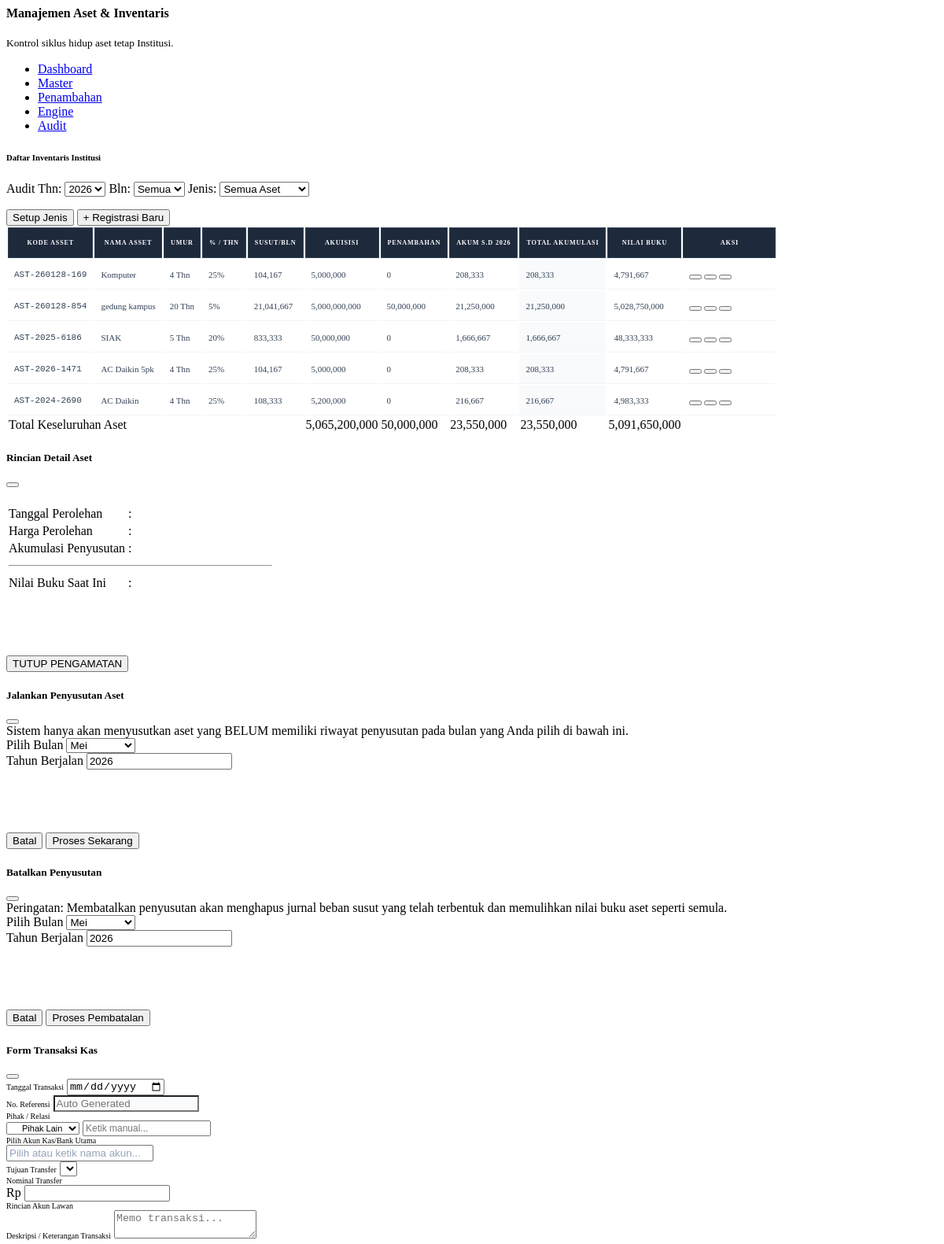
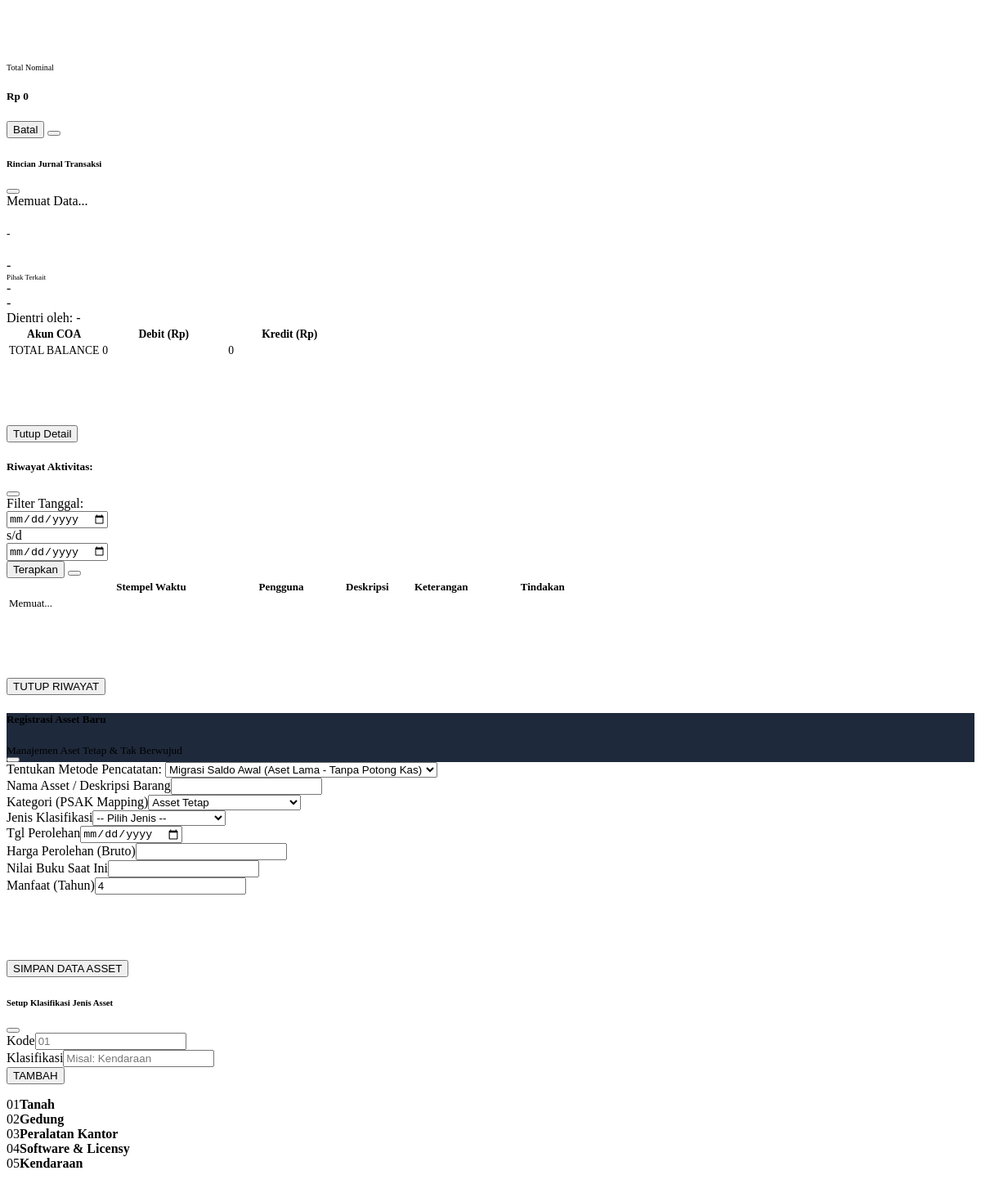
The app's page /asset_management.php?page=aset_manajemen&tab=master with its own data (2 pictures, top to bottom).
### tables this page shows
CREATE TABLE `assets` (
  `id` int(11) NOT NULL AUTO_INCREMENT,
  `category_id` int(11) DEFAULT NULL,
  `type_id` int(11) DEFAULT NULL,
  `asset_code` varchar(50) NOT NULL,
  `asset_name` varchar(200) NOT NULL,
  `purchase_date` date NOT NULL,
  `purchase_value` double DEFAULT 0,
  `residual_value` double DEFAULT 0,
  `useful_life` int(11) DEFAULT NULL COMMENT 'Bulan',
  `last_depr_date` date DEFAULT NULL,
  `current_book_value` double DEFAULT 0,
  `location` varchar(100) DEFAULT NULL,
  `pic_name` varchar(100) DEFAULT NULL COMMENT 'Penanggung Jawab',
  `status` enum('Aktif','Nonaktif','Dijual','Dihapuskan') DEFAULT 'Aktif',
  `campus_id` int(11) DEFAULT 1,
  `created_at` timestamp NOT NULL DEFAULT current_timestamp(),
  `purchase_mode` varchar(50) DEFAULT 'beli',
  PRIMARY KEY (`id`),
  UNIQUE KEY `asset_code` (`asset_code`),
  KEY `category_id` (`category_id`),
  CONSTRAINT `assets_ibfk_1` FOREIGN KEY (`category_id`) REFERENCES `asset_categories` (`id`) ON DELETE SET NULL
);

CREATE TABLE `asset_types` (
  `id` int(11) NOT NULL AUTO_INCREMENT,
  `type_code` varchar(10) DEFAULT NULL,
  `category_id` int(11) DEFAULT NULL,
  `type_name` varchar(100) NOT NULL,
  `created_at` timestamp NOT NULL DEFAULT current_timestamp(),
  PRIMARY KEY (`id`)
);

### asset_management.php (the view, shortened to what the rows shown need)
<?php
$active_tab = $_GET['tab'] ?? 'dashboard';
$cur_month = (int)date('m'); $cur_year = (int)date('Y');
$f_year_master = (int)($_GET['f_year_master'] ?? $cur_year);
$f_month_master = $_GET['f_month_master'] ?? '';
try {
    $conn->query("DELETE FROM asset_improvements WHERE journal_id IN (SELECT id FROM syifa_jurnal WHERE no_jurnal LIKE 'DEP-%')");
    $conn->query("DELETE FROM asset_improvements WHERE keterangan LIKE '%Penyusutan%'");
    $untracked = $conn->query("
        SELECT jd.aset_id, jd.debit, j.keterangan, j.tgl_jurnal, j.id as jid, j.no_jurnal
        FROM syifa_jurnal_detail jd
        JOIN syifa_jurnal j ON jd.jurnal_id = j.id
        WHERE jd.aset_id IS NOT NULL AND jd.aset_id > 0 AND jd.debit > 0
        AND j.no_jurnal NOT LIKE 'DEP-%'
        AND j.jenis_jurnal != 'migrasi_aset'
        AND NOT EXISTS (SELECT 1 FROM asset_improvements ai WHERE ai.journal_id = j.id)
    ");
    if ($untracked && $untracked->num_rows > 0) {
        while ($row = $untracked->fetch_assoc()) {
            $aid = (int)$row['aset_id']; $amt = (double)$row['debit'];
            $tgl = $row['tgl_jurnal']; $ket = $conn->real_escape_string($row['keterangan'] ?: 'Pembelian via: ' . $row['no_jurnal']);
            $jid = (int)$row['jid'];
            $cek_awal = $conn->query("SELECT id FROM assets WHERE id=$aid AND purchase_value=$amt AND purchase_date='$tgl'");
            if ($cek_awal && $cek_awal->num_rows == 0) {
                $conn->query("INSERT INTO asset_improvements (asset_id, tanggal, jenis_penambahan, nilai_penambahan, keterangan, journal_id) VALUES ($aid, '$tgl', 'Penambahan Kas', $amt, '$ket', $jid)");
            } else {
                $conn->query("INSERT INTO asset_improvements (asset_id, tanggal, jenis_penambahan, nilai_penambahan, keterangan, journal_id) VALUES ($aid, '$tgl', 'Perolehan Awal', 0, 'Jurnal Perolehan Awal', $jid)");
            }
        }
    }
    $conn->query("
        UPDATE assets a SET current_book_value = (
            a.purchase_value
            + COALESCE((SELECT SUM(nilai_penambahan) FROM asset_improvements WHERE asset_id = a.id AND jenis_penambahan != 'Perolehan Awal'), 0)
            - CASE WHEN a.purchase_mode = 'saldo_awal' THEN a.residual_value ELSE 0 END
            - COALESCE((SELECT SUM(nilai_susut) FROM asset_depreciation WHERE asset_id = a.id), 0)
        ) WHERE a.status = 'Aktif'
    ");
} catch(Exception $e) {}
$stats = $conn->query("SELECT COUNT(id) as total_qty, SUM(purchase_value) as total_perolehan, SUM(current_book_value) as total_nilai_buku FROM assets WHERE status='Aktif'")->fetch_assoc();
$check_depr = $conn->query("
    SELECT COUNT(id) as jml
    FROM assets a
    WHERE a.status='Aktif' AND a.current_book_value > 0
    AND NOT EXISTS (
        SELECT 1 FROM asset_depreciation ad WHERE ad.asset_id = a.id AND ad.periode_bulan = $cur_month AND ad.periode_tahun = $cur_year
    )
")->fetch_assoc();
$nama_bulan = ["", "Januari", "Februari", "Maret", "April", "Mei", "Juni", "Juli", "Agustus", "September", "Oktober", "November", "Desember"];
$master_cats = $conn->query("SELECT * FROM asset_categories ORDER BY category_name ASC")->fetch_all(MYSQLI_ASSOC);
$master_types = $conn->query("SELECT * FROM asset_types ORDER BY type_name ASC")->fetch_all(MYSQLI_ASSOC);
?>
<div class="container-fluid py-4 animate__animated animate__fadeIn">
    <?php if($active_tab == 'dashboard'): ?>
        <div class="row g-4 mb-4 text-center">
            <div class="col-md-4"><div class="card-asset-top bg-primary shadow"><h6>TOTAL PEROLEHAN</h6><h2 class="fw-bold"><?= formatRp($stats['total_perolehan']) ?></h2><i class="fas fa-tags"></i></div></div>
            <div class="col-md-4"><div class="card-asset-top bg-success shadow"><h6>TOTAL NILAI BUKU</h6><h2 class="fw-bold"><?= formatRp($stats['total_nilai_buku']) ?></h2><i class="fas fa-book"></i></div></div>
            <div class="col-md-4"><div class="card-asset-top bg-dark shadow"><h6>ITEM AKTIF</h6><h2 class="fw-bold"><?= $stats['total_qty'] ?> Item</h2><i class="fas fa-cubes"></i></div></div>
        </div>
        <div class="row g-4 text-dark">
            <div class="col-md-8"><div class="card border-0 shadow-sm rounded-4 p-4 bg-white h-100"><h6 class="fw-bold border-bottom pb-2 mb-4">Kekayaan per Kategori (NBV)</h6><?php foreach($master_cats as $c){ $cv = $conn->query("SELECT SUM(current_book_value) as val FROM assets WHERE category_id={$c['id']} AND status='Aktif'")->fetch_assoc()['val'] ?? 0; $per = ($stats['total_nilai_buku'] > 0) ? ($cv / $stats['total_nilai_buku'] * 100) : 0; ?><div class="mb-3"><div class="d-flex justify-content-between small fw-bold mb-1"><span><?= $c['category_name'] ?></span><span class="text-primary"><?= formatRp($cv) ?></span></div><div class="progress rounded-pill" style="height: 10px; background: #f1f5f9;"><div class="progress-bar bg-primary" style="width: <?= $per ?>%"></div></div></div><?php } ?></div></div>
            <div class="col-md-4"><div class="card border-0 shadow-sm rounded-4 p-4 bg-white text-center border-top border-warning border-4 h-100"><h6 class="fw-bold text-muted small mb-3">Status Penyusutan Bulanan</h6><div class="py-4 bg-light rounded-4 mb-3 border"><h3 class="fw-bold mb-0 text-dark"><?= $nama_bulan[$cur_month] ?></h3><span class="badge bg-dark px-3 mt-1"><?= $cur_year ?></span></div><?php if($check_depr['jml'] > 0){ ?><div class="alert alert-danger border-0 small py-3 fw-bold mb-3"><?= $check_depr['jml'] ?> Aset Belum Disusutkan</div><a href="?page=aset_manajemen&tab=engine" class="btn btn-primary w-100 rounded-pill fw-bold py-3 shadow">BUKA ENGINE PENYUSUTAN</a><?php } else { ?><div class="alert alert-success border-0 small py-3 fw-bold">Penyusutan Bulan Ini Selesai</div><?php } ?></div></div>
        </div>
    <?php elseif($active_tab == 'master'): ?>
        <div class="card border-0 shadow-sm rounded-4 overflow-hidden bg-white">
            <div class="table-responsive">
                <table class="table table-hover align-middle mb-0 table-audit text-center">
                    <thead>
                        <tr>
                            <th class="ps-4 text-start">Kode Asset</th>
                            <th class="text-start">Nama Asset</th>
                            <th>Umur</th>
                            <th>% / Thn</th>
                            <th>Susut/Bln</th>
                            <th class="text-end">Akuisisi</th>
                            <th class="text-end text-primary">Penambahan</th>
                            <th class="text-end text-warning">Akum s.d <?= $f_month_master ? substr($nama_bulan[(int)$f_month_master],0,3).' ' : '' ?><?= $f_year_master ?></th>
                            <th class="text-end fw-bold">Total Akumulasi</th>
                            <th class="text-end pe-4 text-success fw-bold">Nilai Buku</th>
                            <th width="100" class="no-print pe-4 text-center">Aksi</th>
                        </tr>
                    </thead>
                    <tbody>
                    <?php
                    $filter_jenis_sql = "";
                    $month_filter_depr_periodik = $f_month_master ? "AND periode_bulan <= " . (int)$f_month_master : "";
                    $month_filter_capex = $f_month_master ? sprintf("%02d", (int)$f_month_master) : "12";
                    $limit_month = $f_month_master ? (int)$f_month_master : 12;
                    $sql_master = "SELECT a.*, t.type_name, c.category_name,
                        IFNULL((SELECT SUM(nilai_susut) FROM asset_depreciation WHERE asset_id = a.id AND periode_tahun = $f_year_master $month_filter_depr_periodik), 0) as akum_periodik,
                        IFNULL((SELECT SUM(nilai_penambahan) FROM asset_improvements WHERE asset_id = a.id AND jenis_penambahan != 'Perolehan Awal' AND tanggal <= LAST_DAY('$f_year_master-$month_filter_capex-01')), 0) as total_capex,
                        IFNULL((SELECT SUM(nilai_susut) FROM asset_depreciation WHERE asset_id = a.id AND ((periode_tahun < $f_year_master) OR (periode_tahun = $f_year_master AND periode_bulan <= $limit_month))), 0) as akum_sistem
                        FROM assets a
                        LEFT JOIN asset_types t ON a.type_id = t.id
                        LEFT JOIN asset_categories c ON a.category_id = c.id
                        WHERE a.status='Aktif' $filter_jenis_sql ORDER BY a.id DESC";
                    $res_assets = $conn->query($sql_master);
                    while($r = $res_assets->fetch_assoc()) {
                        $years = round($r['useful_life'] / 12, 1);
                        $basis = (double)$r['purchase_value'] + (double)$r['total_capex'];
                        $akum_migrasi = ($r['purchase_mode'] == 'saldo_awal') ? (double)$r['residual_value'] : 0;
                        $total_akum = $akum_migrasi + (double)$r['akum_sistem'];
                        $nilai_buku = $basis - $total_akum;
                        $beban_bln = $r['useful_life'] > 0 ? ($basis - $akum_migrasi) / $r['useful_life'] : 0;
                        $r['calc_total_akum'] = $total_akum;
                        $r['calc_nilai_buku'] = $nilai_buku;
                        $r['calc_basis'] = $basis;
                        $json_data = htmlspecialchars(json_encode($r), ENT_QUOTES, 'UTF-8');
                    ?>
                    <tr>
                        <td class="ps-4 text-start"><code><?= $r['asset_code'] ?></code></td>
                        <td class="text-start fw-bold text-dark"><?= $r['asset_name'] ?></td>
                        <td><?= $years ?> Thn</td>
                        <td class="text-primary fw-bold"><?= ($years>0?round(100/$years,1):0) ?>%</td>
                        <td class="text-end text-danger fw-bold"><?= number_format($beban_bln) ?></td>
                        <td class="text-end"><?= number_format($r['purchase_value']) ?></td>
                        <td class="text-end text-primary fw-bold"><?= number_format($r['total_capex']) ?></td>
                        <td class="text-end fw-bold"><?= number_format($r['akum_periodik']) ?></td>
                        <td class="text-end fw-bold" style="background:#f8fafc;"><?= number_format($total_akum) ?></td>
                        <td class="text-end fw-bold text-success pe-4"><?= number_format($nilai_buku) ?></td>
                        <td class="text-center no-print pe-4">
                            <div class="btn-group btn-group-sm rounded-pill border bg-white overflow-hidden shadow-sm">
                                <button class="btn btn-white text-info border-end" onclick='showDetailAsset(<?= $json_data ?>)' title="Lihat Detail Aset"><i class="fas fa-eye"></i></button>
                                <button class="btn btn-white text-warning border-end" onclick='editAsset(<?= $json_data ?>)' title="Ubah Data"><i class="fas fa-edit"></i></button>
                                <button class="btn btn-white text-danger" onclick="deleteAsset(<?= $r['id'] ?>)" title="Hapus Aset"><i class="fas fa-trash-alt"></i></button>
                            </div>
                        </td>
                    </tr>
                    <?php } ?>
                    </tbody>
                </table>
            </div>
        </div>
    <?php endif; ?>
</div>
<?php include 'cash_modals_shared.php'; ?>
<?php include 'asset_modals_shared.php'; ?>

### asset_modals_shared.php (shortened to what the rows shown need)
<?php
$asset_types = $conn->query("SELECT * FROM asset_types ORDER BY type_code ASC, type_name ASC")->fetch_all(MYSQLI_ASSOC);
?>
<div class="modal fade" id="modalSetupType" tabindex="-1">
    <div class="modal-dialog modal-dialog-centered">
        <div class="modal-content border-0 shadow-lg rounded-4 overflow-hidden text-dark">
            <div class="modal-body p-4 pt-0">
                <div class="list-group list-group-flush rounded-4 border overflow-hidden text-dark"><?php foreach($asset_types as $at): ?><div class="list-group-item d-flex justify-content-between py-2 small text-dark"><div><span class="badge bg-primary me-2"><?= $at['type_code'] ?></span><b><?= $at['type_name'] ?></b></div></div><?php endforeach; ?></div>
            </div>
        </div>
    </div>
</div>

### records on screen
assets: asset_code "AST-260128-169", asset_name "Komputer", useful_life "4", 100/$years "25", beban_bln "104,167", purchase_value "5,000,000", total_capex "0", akum_periodik "208,333", total_akum "208,333", nilai_buku "4,791,667"
assets: asset_code "AST-260128-854", asset_name "gedung kampus", useful_life "20", 100/$years "5", beban_bln "21,041,667", purchase_value "5,000,000,000", total_capex "50,000,000", akum_periodik "21,250,000", total_akum "21,250,000", nilai_buku "5,028,750,000"
assets: asset_code "AST-2025-6186", asset_name "SIAK", useful_life "5", 100/$years "20", beban_bln "833,333", purchase_value "50,000,000", total_capex "0", akum_periodik "1,666,667", total_akum "1,666,667", nilai_buku "48,333,333"
assets: asset_code "AST-2026-1471", asset_name "AC Daikin 5pk", useful_life "4", 100/$years "25", beban_bln "104,167", purchase_value "5,000,000", total_capex "0", akum_periodik "208,333", total_akum "208,333", nilai_buku "4,791,667"
assets: asset_code "AST-2024-2690", asset_name "AC Daikin", useful_life "4", 100/$years "25", beban_bln "108,333", purchase_value "5,200,000", total_capex "0", akum_periodik "216,667", total_akum "216,667", nilai_buku "4,983,333"
asset_types: type_code "01", type_name "Tanah"
asset_types: type_code "02", type_name "Gedung"
asset_types: type_code "03", type_name "Peralatan Kantor"
asset_types: type_code "04", type_name "Software & Licensy"
asset_types: type_code "05", type_name "Kendaraan"

### other values on screen
$t_akuisisi "5,065,200,000"
$t_penambahan "50,000,000"
$t_akum_periodik "23,550,000"
$t_total_akum "23,550,000"
$t_nilai_buku "5,091,650,000"
form field f_year_master "2026"
form field bulan "Mei"
form field category_id "Asset Tetap"
